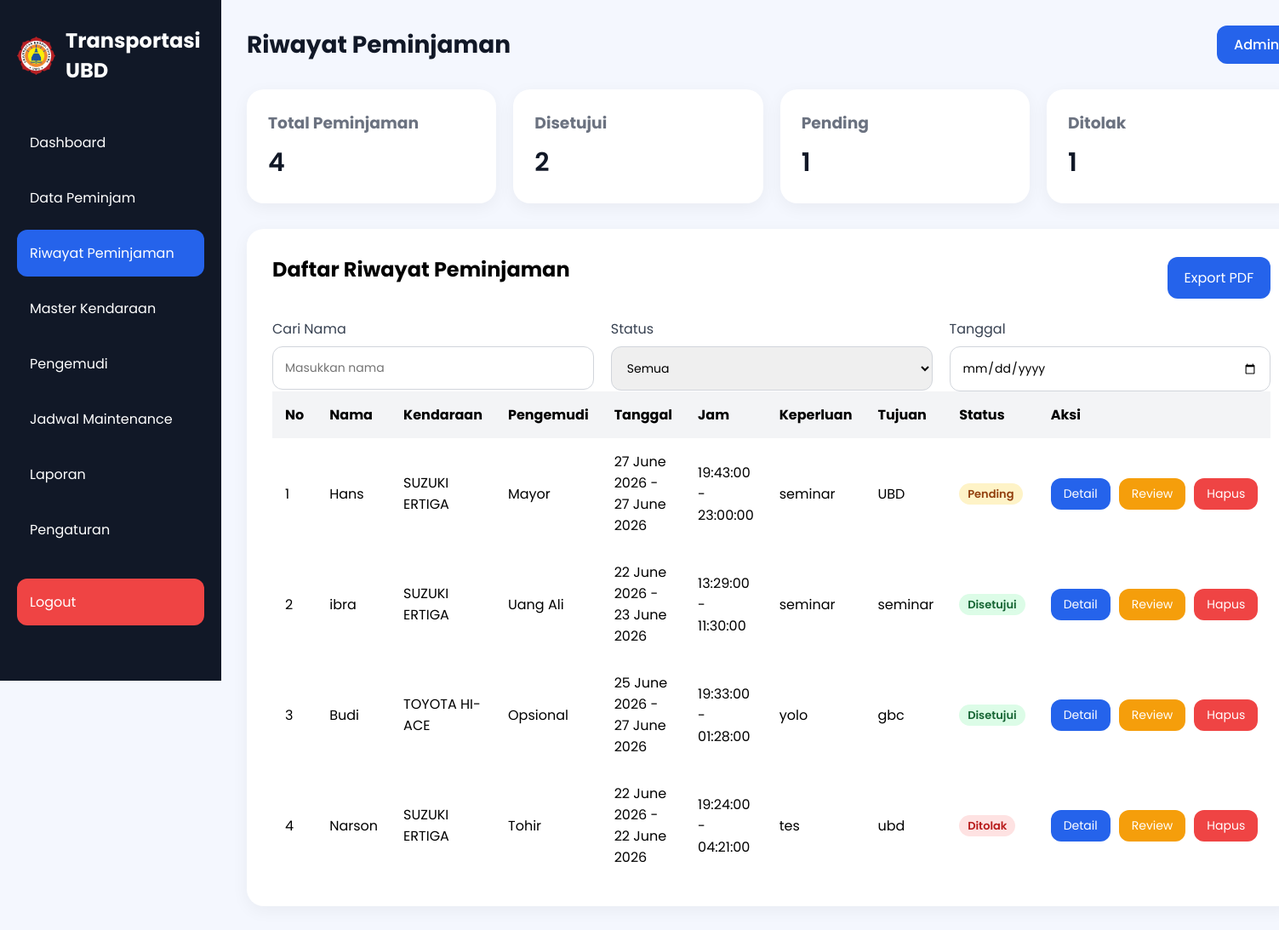
/riwayat.php (signed in), run on the app's committed database.
### tables this page shows
CREATE TABLE `riwayat` (
  `id` int(11) NOT NULL,
  `nama_peminjam` varchar(100) NOT NULL,
  `kendaraan` varchar(100) NOT NULL,
  `pengemudi` varchar(100) NOT NULL,
  `tanggal_pinjam` date NOT NULL,
  `jam_berangkat` time NOT NULL,
  `tanggal_kembali` date NOT NULL,
  `jam_kembali` time NOT NULL,
  `keperluan` text NOT NULL,
  `tujuan` text NOT NULL,
  `status` enum('disetujui','pending','ditolak') DEFAULT 'pending',
  `file_pdf` varchar(255) DEFAULT NULL,
  `created_at` timestamp NOT NULL DEFAULT current_timestamp()
);

CREATE TABLE `kendaraan` (
  `id_kendaraan` int(11) NOT NULL,
  `merk_jenis` varchar(100) NOT NULL,
  `tahun` int(11) NOT NULL,
  `no_polisi` varchar(15) NOT NULL,
  `tgl_pajak_stnk` varchar(30) DEFAULT NULL,
  `jenis` enum('Mobil','Motor') NOT NULL,
  `status` varchar(20) NOT NULL DEFAULT 'siap'
);

### riwayat.php (the view, shortened to what this page needs)
<?php
require_once "config/koneksi.php";
$qTotal = mysqli_query($conn,"
SELECT COUNT(*) AS total
FROM riwayat
");
$total = mysqli_fetch_assoc($qTotal);
$qDisetujui = mysqli_query($conn,"
SELECT COUNT(*) AS total
FROM riwayat
WHERE status='disetujui'
");
$disetujui = mysqli_fetch_assoc($qDisetujui);
$qPending = mysqli_query($conn,"
SELECT COUNT(*) AS total
FROM riwayat
WHERE status='pending'
");
$pending = mysqli_fetch_assoc($qPending);
$qDitolak = mysqli_query($conn,"
SELECT COUNT(*) AS total
FROM riwayat
WHERE status='ditolak'
");
$ditolak = mysqli_fetch_assoc($qDitolak);
$queryRiwayat = mysqli_query($conn,"
    SELECT
        r.*,
        k.merk_jenis
    FROM riwayat r
    LEFT JOIN kendaraan k
        ON r.kendaraan = k.no_polisi
    ORDER BY r.id DESC
");
?>
<!DOCTYPE html>
<html lang="id">
<head>
    <link rel="stylesheet" href="style.css">
</head>
<body>
<div class="container">
    <div class="sidebar">
        <div class="logo">
    <img
        src="logo ubd.png"
        alt="Logo UBD"
        class="logo-img"
    >
    <h2>Transportasi UBD</h2>
</div>
        <ul class="menu">
            <li>
                <a href="index.php">Dashboard</a>
            </li>
            <li>
                <a href="data-peminjam.php">Data Peminjam</a>
            </li>
            <li class="active">
                <a href="riwayat.php">Riwayat Peminjaman</a>
            </li>
            <li>
                <a href="kendaraan.php">Master Kendaraan</a>
            </li>
            <li>
                <a href="pengemudi.php">Pengemudi</a>
            </li>
            <li>
                <a href="jadwal.php">Jadwal Maintenance</a>
            </li>
            <li>
                <a href="laporan.php">Laporan</a>
            </li>
            <li>
                <a href="pengaturan.php">Pengaturan</a>
            </li>
            <li class="logout-menu">
                <a href="proses/logout.php">Logout</a>
            </li>
        </ul>
    </div>
    <div class="main-content">
        <div class="navbar">
            <h1>Riwayat Peminjaman</h1>
            <div class="profile">
                <a href="LOGIN.php">Admin</a>
            </div>
        </div>
        <div class="cards">
            <div class="card">
                <h3>Total Peminjaman</h3>
                <p><?= $total['total']; ?></p>
            </div>
            <div class="card">
                <h3>Disetujui</h3>
                <p><?= $disetujui['total']; ?></p>
            </div>
            <div class="card">
                <h3>Pending</h3>
                <p><?= $pending['total']; ?></p>
            </div>
            <div class="card">
                <h3>Ditolak</h3>
                <p><?= $ditolak['total']; ?></p>
            </div>
        </div>
        <div class="table-container">
            <div style="
                display:flex;
                justify-content:space-between;
                align-items:center;
                margin-bottom:20px;
            ">
                <h2>Daftar Riwayat Peminjaman</h2>
            <button id="btnExport" style="
                width:auto;
                padding:12px 20px;
            " class="btn-1"
            onclick="window.location.href='export_pdf.php'">
                Export PDF
            </button>
            </div>
            <div class="row">
                <div class="input-group">
                    <label>Cari Nama</label>
                    <input type="text" id="searchNama" placeholder="Masukkan nama">
                </div>
                <div class="input-group">
                    <label>Status</label>
                    <select id="searchStatus">
                        <option>Semua</option>
                    </select>
                </div>
                <div class="input-group">
                    <label>Tanggal</label>
                    <input type="date" id="searchTanggal">
                </div>
            </div>
            <table>
                <thead>
                    <tr>
                        <th>No</th>
                        <th>Nama</th>
                        <th>Kendaraan</th>
                        <th>Pengemudi</th>
                        <th>Tanggal</th>
                        <th>Jam</th>
                        <th>Keperluan</th>
                        <th>Tujuan</th>
                        <th>Status</th>
                        <th>Aksi</th>
                    </tr>
                </thead>
                <tbody id="dataRiwayat">
                    <?php
                    $no = 1;
                    while ($r = mysqli_fetch_assoc($queryRiwayat)) :
                    ?>
                    <tr>
                        <td><?= $no++; ?></td>
                        <td><?= $r['nama_peminjam']; ?></td>
                        <td><?= $r['merk_jenis']; ?></td>
                        <td><?= $r['pengemudi']; ?></td>
                        <td data-tanggal="<?= $r['tanggal_pinjam']; ?>">
                            <?= date('d F Y', strtotime($r['tanggal_pinjam'])); ?>
                            -
                            <?= date('d F Y', strtotime($r['tanggal_kembali'])); ?>
                        </td>
                        <td>
                            <?= $r['jam_berangkat']; ?>
                            -
                            <?= $r['jam_kembali']; ?>
                        </td>
                        <td><?= $r['keperluan']; ?></td>
                        <td><?= $r['tujuan']; ?></td>
                        <td>
                            <?php if($r['status'] == 'disetujui'): ?>
                                <span class="badge success">
                                    Disetujui
                                </span>
                            <?php elseif($r['status'] == 'pending'): ?>
                                <span class="badge pending">
                                    Pending
                                </span>
                            <?php else: ?>
                                <span class="badge maintenance">
                                    Ditolak
                                </span>
                            <?php endif; ?>
                        </td>
                        <td>
                            <div class="action-buttons">
                                <button style="
                                    width:auto;
                                    padding:8px 15px;
                                    font-size:14px; "
                                    class="btn-1 btnDetail"
                                    data-peminjam="<?= $r['nama_peminjam']; ?>"
                                    data-kendaraan="<?= $r['merk_jenis']; ?>"
                                    data-pengemudi="<?= $r['pengemudi']; ?>"
                                    data-tujuan="<?= $r['tujuan']; ?>"
                                    data-tanggal="<?= date('d F Y', strtotime($r['tanggal_pinjam'])); ?>"
                                    data-kembali="<?= date('d F Y', strtotime($r['tanggal_kembali'])); ?>"
                                    data-file="<?= $r['file_pdf']; ?>">
                                    Detail
                                </button>
                                <button
                                    class="btn-1 btnReview"
                                    data-id="<?= $r['id']; ?>"
                                    data-nama="<?= $r['nama_peminjam']; ?>"
                                    style="
                                        width:auto;
                                        padding:8px 15px;
                                        font-size:14px;
                                        background:#f59e0b;
                                    "
                                >
                                    Review
                                </button>
                                <button
                                    style="
                                        width:auto;
                                        padding:8px 15px;
                                        font-size:14px;
                                        background:#ef4444;"
                                    class="btn-1 btnHapus"
                                    data-id="<?= $r['id']; ?>"
                                    data-nama="<?= $r['nama_peminjam']; ?>"
                                >
                                    Hapus
                                </button>
                            </div>
                        </td>
                    </tr>
                    <?php endwhile; ?>
                </tbody>
            </table>
        </div>
    </div>
</div>
</body>
</html>

### style.css (style rules this page uses)
* { margin:0; padding:0; box-sizing:border-box; font-family:'Poppins', sans-serif; }
body { background:#f4f7fe; }
.container { display:flex; }
.sidebar { width:260px; height:100vh; background:#111827; color:white; padding:30px 20px; position:fixed; }
.logo { display:flex; align-items:center; gap:12px; margin-bottom:40px; }
.logo-img { width:45px; height:45px; object-fit:contain; }
.logo h2 { font-size:24px; }
.menu { list-style:none; }
.menu li { padding:15px; margin-bottom:10px; border-radius:12px; cursor:pointer; transition:0.3s; }
.menu .active { background:#2563eb; }
.main-content { margin-left:260px; width:100%; padding:30px; }
.navbar { display:flex; justify-content:space-between; align-items:center; margin-bottom:30px; }
.navbar h1 { font-size:28px; color:#111827; }
.profile { background:#2563eb; padding:10px 20px; border-radius:12px; }
.profile a { color:white; text-decoration:none; font-weight:500; display:block; }
.cards { display:grid; grid-template-columns:repeat(auto-fit,minmax(220px,1fr)); gap:20px; margin-bottom:30px; }
.card { background:white; padding:25px; border-radius:20px; box-shadow:0 5px 20px rgba(0,0,0,0.05); }
.card h3 { color:#6b7280; margin-bottom:10px; }
.card p { font-size:30px; font-weight:600; color:#111827; }
.input-group { display:flex; flex-direction:column; width:100%; min-width:0; }
.input-group label { margin-bottom:8px; color:#374151; }
.input-group input, .input-group textarea, .input-group select { width:100%; max-width:100%; padding:14px; border:1px solid #d1d5db; border-radius:12px; outline:none; font-size:14px; box-sizing:border-box; }
.row { display:flex; gap:20px; }
.btn-1 { width:100%; padding:15px; border:none; background:#2563eb; color:white; border-radius:12px; font-size:16px; cursor:pointer; transition:0.3s; }
.table-container { background:white; padding:30px; border-radius:20px; box-shadow:0 5px 20px rgba(0,0,0,0.05); }
.table-container h2 { margin-bottom:20px; }
table { width:100%; border-collapse:collapse; }
table th, table td { padding:15px; text-align:left; }
table th { background:#f3f4f6; }
.menu li a { text-decoration: none; color: white; display: block; width: 100%; }
.action-buttons { display:flex; flex-direction:row; gap:10px; align-items:center; }
.logout-menu { margin-top:30px; background:#ef4444; border-radius:12px; }
.logout-menu a { color:white; text-decoration:none; display:block; }
.badge { display:inline-block; padding:5px 10px; border-radius:20px; font-size:13px; font-weight:600; line-height:1.2; }
.success { background:#dcfce7; color:#166534; }
.pending { background:#fef3c7; color:#92400e; }
.maintenance { background:#fee2e2; color:#b91c1c; }

### data on the page
riwayat: nama_peminjam "Hans", kendaraan.merk_jenis "SUZUKI ERTIGA", pengemudi "Mayor", tanggal_pinjam "27 June 2026", tanggal_kembali "27 June 2026", jam_berangkat "19:43:00", jam_kembali "23:00:00", keperluan "seminar", tujuan "UBD", status "Pending"
riwayat: nama_peminjam "ibra", kendaraan.merk_jenis "SUZUKI ERTIGA", pengemudi "Uang Ali", tanggal_pinjam "22 June 2026", tanggal_kembali "23 June 2026", jam_berangkat "13:29:00", jam_kembali "11:30:00", keperluan "seminar", tujuan "seminar", status "Disetujui"
riwayat: nama_peminjam "Budi", kendaraan.merk_jenis "TOYOTA HI-ACE", pengemudi "Opsional", tanggal_pinjam "25 June 2026", tanggal_kembali "27 June 2026", jam_berangkat "19:33:00", jam_kembali "01:28:00", keperluan "yolo", tujuan "gbc", status "Disetujui"
riwayat: nama_peminjam "Narson", kendaraan.merk_jenis "SUZUKI ERTIGA", pengemudi "Tohir", tanggal_pinjam "22 June 2026", tanggal_kembali "22 June 2026", jam_berangkat "19:24:00", jam_kembali "04:21:00", keperluan "tes", tujuan "ubd", status "Ditolak"

### other printed values
$total['total'] "4"
$disetujui['total'] "2"
$pending['total'] "1"
$ditolak['total'] "1"
